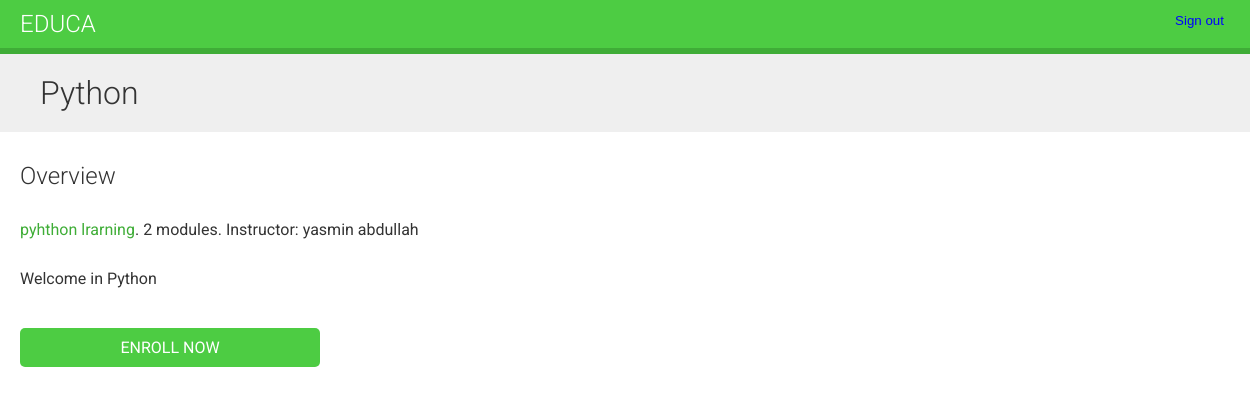
/course/Python/ (signed in), run on the app's committed database.
### courses/models.py (models this page shows, shortened)
class Course(models.Model):
    owner = models.ForeignKey(User,
                              related_name='courses_created',
                              on_delete=models.CASCADE)
    subject = models.ForeignKey(Subject,
                                related_name='courses',
                                on_delete=models.CASCADE)
    title = models.CharField(max_length=200)
    slug = models.SlugField(max_length=200, unique=True)
    overview = models.TextField()
    created = models.DateTimeField(auto_now_add=True)
    students = models.ManyToManyField(User,related_name='courses_joined',blank=True)
    class Meta:
        ordering = ['-created']

class Subject(models.Model):
    title = models.CharField(max_length=200)
    slug = models.SlugField(max_length=200, unique=True)
    class Meta:
        ordering = ['title']

### courses/views.py (the view)
class CourseDetailView(DetailView):
    model = Course
    template_name = 'courses/course/detail.html'
    def get_context_data(self, **kwargs):
        context = super().get_context_data(**kwargs)
        context['enroll_form'] = CourseEnrollForm(
        initial={'course':self.object})
        return context

### students/forms.py
class CourseEnrollForm(forms.Form):
    course = forms.ModelChoiceField(
    queryset=Course.objects.all(),
    widget=forms.HiddenInput)

### courses/templates/courses/course/detail.html (shortened to what this page needs)
{% extends "base.html" %}
{% block content %}
  {% with subject=object.subject %}
    <h1>
      {{ object.title }}
    </h1>
    <div class="module">
      <h2>Overview</h2>
      <p>
        <a href="{% url "course_list_subject" subject.slug %}">
        {{ subject.title }}</a>.
        {{ object.modules.count }} modules.
        Instructor: {{ object.owner.get_full_name }}
      </p>
      {{ object.overview|linebreaks }}
      {% if request.user.is_authenticated %}
        <form action="{% url "student_enroll_course" %}" method="post">
          <input type="submit" value="Enroll now">
        </form>
      {% else %}
        <a href="{% url "student_registration" %}" class="button">
          Register to enroll
        </a>
      {% endif %}
    </div>
  {% endwith %}
{% endblock %}

### courses/static/css/base.css (style rules this page uses)
body { margin:0; font-family:'Roboto', sans-serif; font-weight:400; color:#333; }
a { color:#3fad37; text-decoration:none; }
h1, h2, h3, h4, h5, h6 { font-family:'Roboto', sans-serif; font-weight:300; }
h1 { background:#efefef; width:100%; overflow:auto; padding:20px 0 20px 40px; margin:0; }
.module { padding:10px 20px; float:left; width:600px; }
.module p { margin:10px 0 20px; width:100%; float:left; }
input, select, textarea { border:1px solid #ccc; border-bottom:3px solid #ccc; padding:8px 12px; font-size:16px; font-family:'Roboto', sans-serif; float:left; clear:both; width:300px; }
input[type=submit], a.button { border-radius:5px; background:#4dcc43; color:#fff; font-size:16px; text-transform:uppercase; border:none; padding:10px 20px; margin:20px 0; }

### data on the page
Course: title "Python", modules.count "2", owner.get_full_name "yasmin abdullah", overview "Welcome in Python"
Subject: title "pyhthon lrarning"
